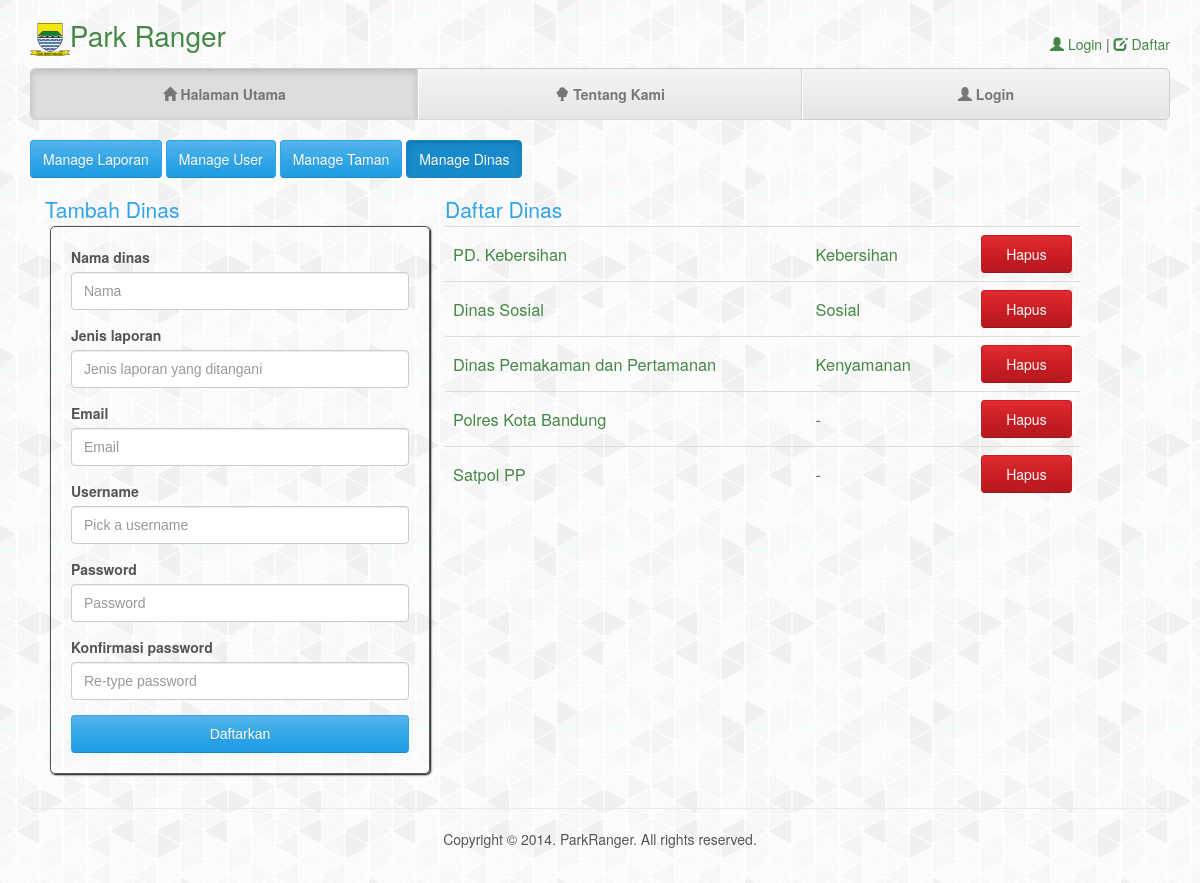
/manage_dinas.php, run on the app's committed database.
### tables this page shows
CREATE TABLE IF NOT EXISTS `pihak_berwenang` (
  `kategori` varchar(20) NOT NULL,
  `id_user` int(11) NOT NULL,
  PRIMARY KEY (`id_user`)
);

CREATE TABLE IF NOT EXISTS `user` (
  `nama` varchar(50) NOT NULL,
  `email` varchar(20) NOT NULL,
  `username` varchar(20) NOT NULL,
  `password` varchar(20) NOT NULL,
  `id_user` int(11) NOT NULL AUTO_INCREMENT,
  `role` int(11) NOT NULL,
  PRIMARY KEY (`id_user`)
);

### manage_dinas.php (the view, shortened to what this page needs)
<?php
$servername = "localhost";
$dbusername = "root";
$dbpassword = "";
$dbname = "parkranger";
$conn = new mysqli($servername, $dbusername, $dbpassword, $dbname);
?>
<!DOCTYPE html>
<html class="no-js">
    <head>
        <link rel="stylesheet" href="css/bootstrap.min.css">
        <link rel="stylesheet" href="css/normalize.css">
        <link rel="stylesheet" href="css/main.css">
        <link rel="stylesheet" href="css/manage_dinas.css">
    </head>
    <body>
    	<div class="container">
	        <div class="top">
		        <h1 class="text-muted"><a href="index.php"><img src="img/diskamtam.png" alt="" class="logo">Park Ranger</a></h1>
			   <?php
					if (isset($_SESSION["id_user"])){
					 	$user = $_SESSION["username"];
						echo '<p class="text-right"><span class="glyphicon glyphicon-user"></span> Masuk sebagai <a href="edit_profil.php">'.$user.'</a></p>';
					}
					else {
						echo '<p class="text-right"><a href="login.php"><span class="glyphicon glyphicon-user"></span> Login</a> | <a href="register.php"><span class="glyphicon glyphicon-edit"></span> Daftar</a></p>';
					}
			    ?>
			    <div class="clearfix"></div>
		        <ul class="nav nav-justified" role="navigation">
		        	<li class="active"><a href="index.php"><span class="glyphicon glyphicon-home"></span> Halaman Utama</a></li>
		        	<li><a href="about.php"><span class="glyphicon glyphicon-tree-deciduous"></span> Tentang Kami</a></li>
		        	<?php if (isset($_SESSION["id_user"]))
                                 echo '<li><a href="logout.php"><span class="glyphicon glyphicon-ban-circle"></span> Keluar</a></li>';
                          else
                          		echo '<li><a href="login.php"><span class="glyphicon glyphicon-user"></span> Login</a></li>';
                            ?>
		        </ul>
	       	</div>
	       	<br/>
	       	<a class="btn btn-primary btn-laporan" href="manage_laporan.php" role="button">Manage Laporan</a>
	       	<a class="btn btn-primary btn-user" href="manage_user.php" role="button">Manage User</a>
	       	<a class="btn btn-primary btn-user" href="manage_taman.php" role="button">Manage Taman</a>
	       	<a class="btn btn-primary active btn-user" href="manage_dinas.php" role="button">Manage Dinas</a>
			<br />
	       	<div class="col-xs-4"><h2 class="text-primary subtitle">Tambah Dinas</h2></div>
	       	<div class="col-xs-4"><h2 class="text-primary subtitle2">Daftar Dinas</h2></div>
	       	<div class="clearfix"></div>
	       	<form class="col-xs-4 col-xs-offsets-3 form" action="tambah_dinas.php" method="POST">
	       		<div class="form-group">
		       		<label for="nama" class="control-label">Nama dinas</label>
	          		<input type="text" name="nama" id="nama" class="form-control" placeholder="Nama">
		       	</div>
		       	<div class="form-group">
		       		<label for="jenisLaporan" class="control-label">Jenis laporan</label>
	          		<input type="text" name="jenisLaporan" id="jenisLaporan" class="form-control" placeholder="Jenis laporan yang ditangani">
		       	</div>
		       	<div class="form-group">
		       		<label for="email" class="control-label">Email</label>
	       			<input type="email" name="email" id="email" class="form-control" placeholder="Email">
		       	</div>
	       		<div class="form-group">
		       		<label for="username" class="control-label">Username</label>
	          		<input type="text" name="username" id="username" class="form-control" placeholder="Pick a username">
		       	</div>
		       	<div class="form-group">
		       		<label for="password" class="control-label">Password</label>
		       		<input type="password" name="password" id="password" class="form-control" placeholder="Password">
		       	</div>
		       	<div class="form-group">
		       		<label for="confirmPassword" class="control-label">Konfirmasi password</label>
	       			<input type="password" name="confirmPassword" id="confirmPassword" class="form-control" placeholder="Re-type password">
		       	</div>
	       		<input type="submit" value="Daftarkan" class="btn btn-primary btn-block">
	       	</form>
	       	<div class="col-xs-7">
      			<table class="table table-stripped table-hover">
      				<?php
   					$sql = "SELECT * FROM pihak_berwenang NATURAL JOIN user";
   					$result = $conn->query($sql);
   					if($result->num_rows > 0) {
   						while($row=$result->fetch_assoc()) {
   					?>
      				<tr>
      					<td><h3 class="text-success"><?php echo $row['nama'] ?></h3></td>
      					<td><h3 class="text-success" id="<?php echo $row['id_user'] ?>_kategori"><?php echo $row['kategori'] ?></h3></td>
      					<td>
  						</td>
      					<td><a class="btn btn-danger btn-block" href="hapus_dinas.php?id=<?php echo $row['id_user'] ?>">Hapus</a></td>
      				</tr>
      				<?php
      					}
      				}
      				else {
      					echo "Belum ada dinas yang terdaftar.";
      				}?>
      			</table>
      		</div>
	       	<div class="clearfix"></div>
			<p class="text-center footer">
				<br/>
				Copyright &copy; 2014. ParkRanger. All rights reserved.<br/>
				<br/>
			</p>
	    </div>
    </body>
</html>

### css/main.css (style rules this page uses)
html, button, input, select, textarea { color: #222; }
html { font-size: 1em; line-height: 1.4; }
audio, canvas, img, video { vertical-align: middle; }
body { background:url("../img/gplaypattern.png") ; }
.logo { height: 33px !important; }
.container { min-width: 1024px !important; }
.top { padding-top: 20px; }
.top > h1 { display: inline; }
.top > p { float: right; }
.top > h1 > a, .top > p > a { color: #468847; }
.nav-justified { background-color: #eee; border: 1px solid #ccc; border-radius: 5px; margin-top: 0; }
.nav-justified > li > a { padding-top: 15px; padding-bottom: 15px; margin-bottom: 0; font-weight: bold; color:#777; text-align: center; background-color: #e5e5e5; background-image: -webkit-gradient(linear, left top, left bottom, from(#f5f5f5), to(#e5e5e5)); background-image: -webkit-linear-gradient(top, #f5f5f5 0%, #e5e5e5 100%); background-image: -o-linear-gradient(top, #f5f5f5 0%, #e5e5e5 100%); background-image: -webkit-gradient(linear, left top, left bottom, from(top), color-stop(0%, #f5f5f5), to(#e5e5e5)); background-image: linear-gradient(top, #f5f5f5 0%, #e5e5e5 100%); filter: progid:DXImageTransform.Microsoft.gradient( startColorstr='#f5f5f5', endColorstr='#e5e5e5',GradientType=0 ); background-repeat: repeat-x; border-bottom: 1px solid #d5d5d5; }
.nav-justified > .active > a, .nav-justified > .active > a:hover, .nav-justified > .active > a:focus { background-color: #ddd; background-image: none; -webkit-box-shadow: inset 0 3px 7px rgba(0,0,0,.15); box-shadow: inset 0 3px 7px rgba(0,0,0,.15); }
.nav-justified > li:first-child > a { border-radius: 5px 5px 0 0; }
.nav-justified > li:last-child > a { border-bottom: 0; border-radius: 0 0 5px 5px; }
@media (min-width: 768px) { .nav-justified { max-height: 52px; } }
@media (min-width: 768px) { .nav-justified > li > a { border-right: 1px solid #d5d5d5; border-left: 1px solid #fff; } }
@media (min-width: 768px) { .nav-justified > li:first-child > a { border-left: 0; border-radius: 5px 0 0 5px; } }
@media (min-width: 768px) { .nav-justified > li:last-child > a { border-right: 0; border-radius: 0 5px 5px 0; } }
.footer { border-top:1px solid #eaeaea; }
.clearfix:before, .clearfix:after { content: " "; display: table; }
.clearfix:after { clear: both; }
.clearfix { *zoom: 1; }

### css/manage_dinas.css (style rules this page uses)
.subtitle { margin:0; margin-bottom: 5px; }
.subtitle2 { margin:0; margin-left: 20px; margin-bottom: 5px; }
.form { margin-left: 20px; border:1px solid ; border-radius: 5px; padding: 20px; margin-bottom: 20px; box-shadow: 1px 1px 2px black; }
table h3 { margin:0; line-height: 38px; }

### data on the page
pihak_berwenang: id_user.nama "PD. Kebersihan", kategori "Kebersihan"
pihak_berwenang: id_user.nama "Dinas Sosial", kategori "Sosial"
pihak_berwenang: id_user.nama "Dinas Pemakaman dan Pertamanan", kategori "Kenyamanan"
pihak_berwenang: id_user.nama "Polres Kota Bandung", kategori "-"
pihak_berwenang: id_user.nama "Satpol PP", kategori "-"
